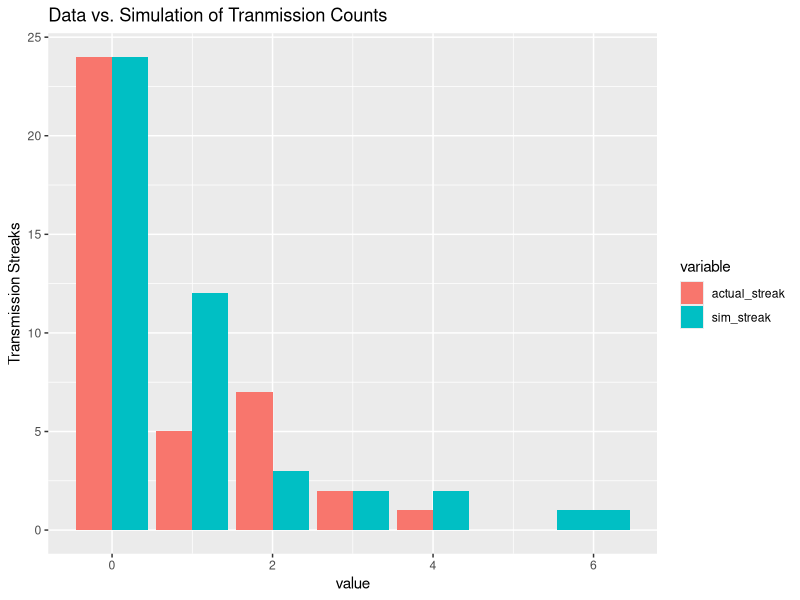
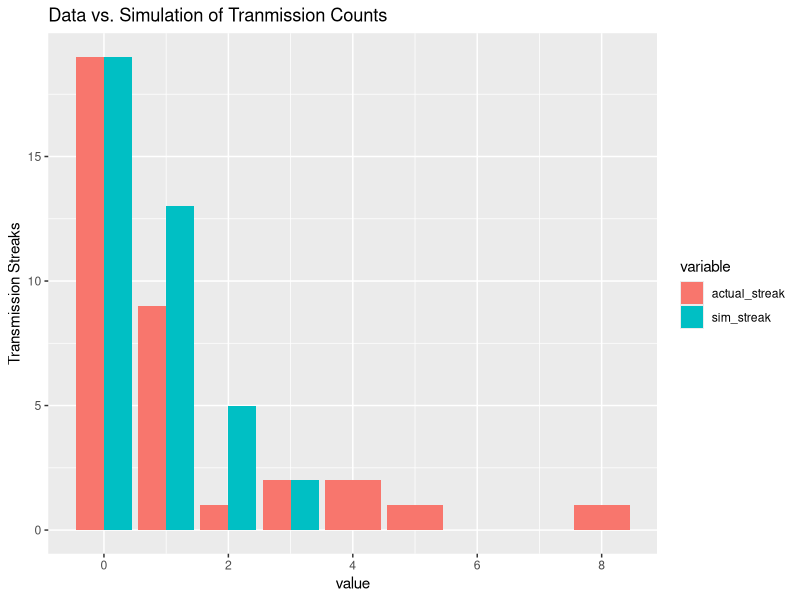
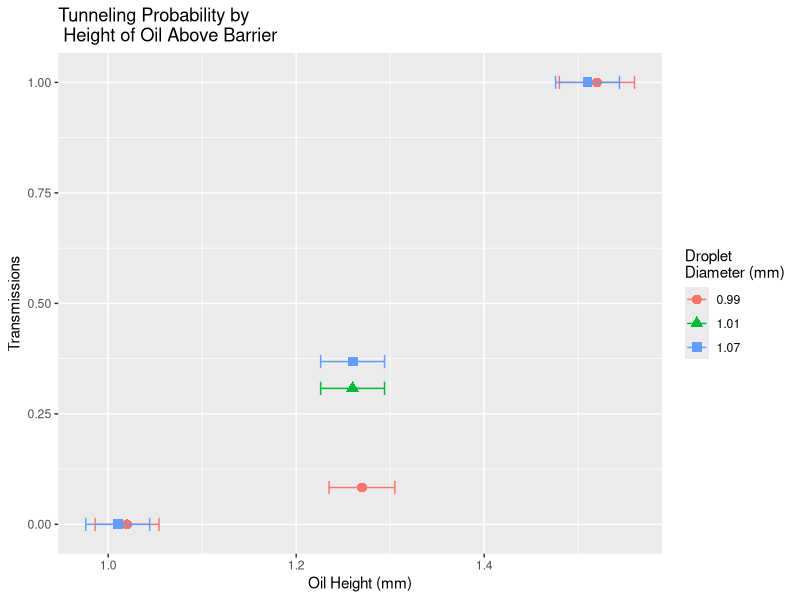
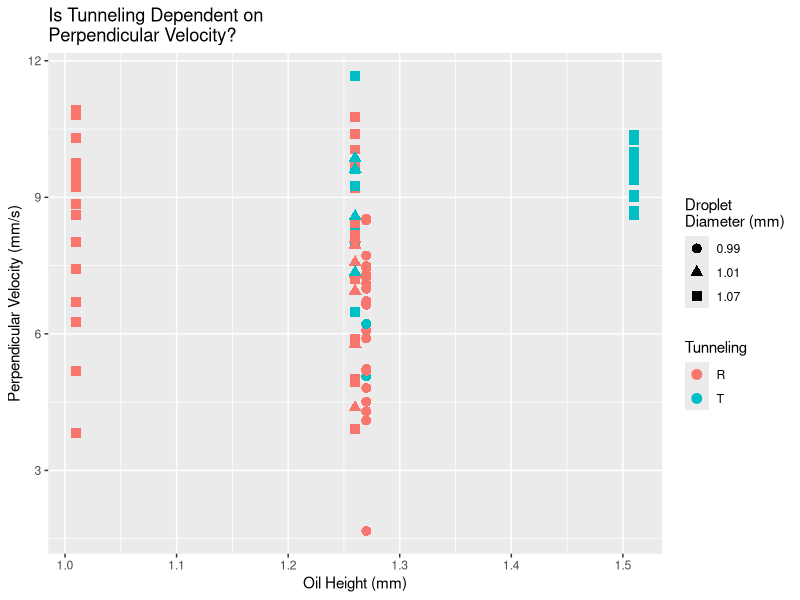
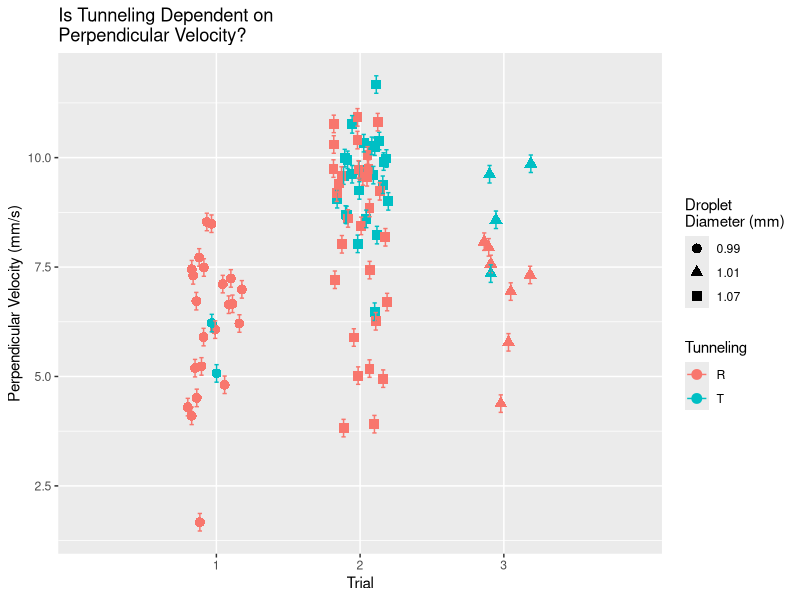
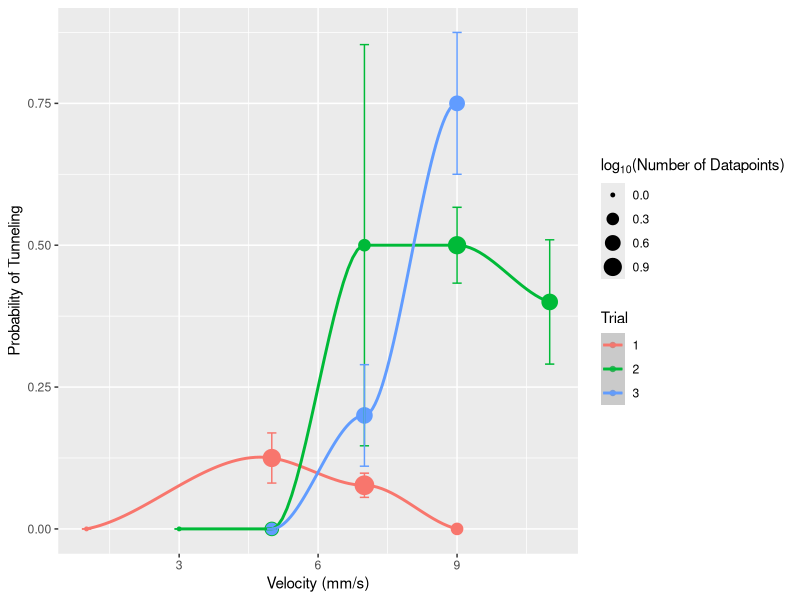
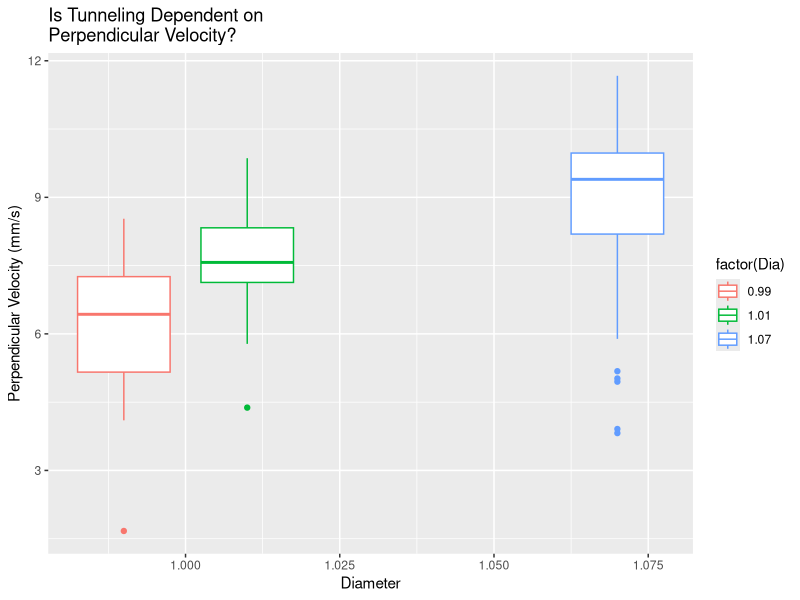

R code for these plots, in order:
## ---- chunk 1
suppressWarnings(library(ggplot2))
library(tidyr)
library(dplyr)
## ---- chunk 2
set.seed(4)

# Import data.
data <- c("R", "T", "T", "T", "R", "T", "T", "R", "T", "R","R","R","R","T", "R","R","R","R","R","T", "R","R","R","T","R","R","R","R","R","R","R","R","T", "T", "T", "T", "R", "R", "R", "T", "T", "R", "T","T", "R", "T", "T","R","T", "T", "R", "R", "T", "T", "R", "T", "R","R","R","R","T", "T", "T", "R", "T", "T", "R")

# Write function to calculate the streak of transmissions.
calc_streak <- function(x){
    diff(which(c(0, as.numeric(x == "T"), 0) == 0)) - 1
}

# Calculate streak of data.
streak <- calc_streak(data)


# Reproduce with a simulation. Calculate streaks of simulation.
T_prob <- 31.0/length(data)
outcomes <- c("T", "R")
sim_data <- sample(outcomes, size = length(data), replace = TRUE, prob = c(T_prob, (1-T_prob)))
sim <- calc_streak(sim_data)


# Format real and simulated data for plots.
st <- data.frame(streak) %>% 
  group_by(streak) %>% 
  summarize(results = n()) %>%
  rename(actual_streak = streak)

su <- data.frame(sim) %>% 
  group_by(sim) %>% 
  summarize(results = n()) %>%
  rename(sim_streak = sim)

all <- full_join(st,su, by= "results")
all[is.na(all)] <- 0
all.long <- gather(all, "variable","value", -results)


# Plot.
ggplot(all.long, aes(value, results, fill=variable)) + 
  geom_bar(stat="identity", position="dodge") +
  ggtitle("Data vs. Simulation of Tranmission Counts") + ylab("Transmission Streaks")
## ---- chunk 3
# Write function to calculate the streak of reflections.
calc_streak <- function(x){
    diff(which(c(0, as.numeric(x == "R"), 0) == 0)) - 1
}

# Calculate streak of data.
streak <- calc_streak(data)


# Calculate streaks of simulation.
sim <- calc_streak(sim_data)


# Format real and simulated data for plots.
st <- data.frame(streak) %>% 
  group_by(streak) %>% 
  summarize(results = n()) %>%
  rename(actual_streak = streak)

su <- data.frame(sim) %>% 
  group_by(sim) %>% 
  summarize(results = n()) %>%
  rename(sim_streak = sim)

all <- full_join(st,su, by= "results")
all[is.na(all)] <- 0
all.long <- gather(all, "variable","value", -results)


# Plot.
ggplot(all.long, aes(value, results, fill=variable)) + 
  geom_bar(stat="identity", position="dodge") +
  ggtitle("Data vs. Simulation of Tranmission Counts") + ylab("Transmission Streaks")
## ---- chunk 4
h <- c(1.52,1.27,1.02,1.51,1.26,1.01,1.26)
h_E <- c(0.04, 0.035, 0.034, 0.034, 0.034,0.034,0.034) 
T <- c(1.0, 2/24, 0.0, 17/17, 7/19, 0/18, 4/13)
barrier <- c(2.75,3.0,3.25,2.75,3.0,3.25,3.0)
trial <- c(1,1,1,2,2,2,3)

D1 <- round(mean(c(0.9876,1.011,1.048,0.9968,0.9789,0.9676,0.9969,0.9969,0.9672)), digits = 2)
D_SE1 <- round(sd(c(0.9876,1.011,1.048,0.9968,0.9789,0.9676,0.9969,0.9969,0.9672))/sqrt(9), digits = 2)

D2 <- round(mean(c(1.042,1.094,1.113,1.011,1.154, 1.030,1.054,1.078)), digits = 2)
D_SE2 <- round(sd(c(1.042,1.094,1.113,1.011,1.154, 1.030,1.054,1.078))/sqrt(9), digits = 2)

D3 <- round(mean(c(1.089,0.9754,1.058,1.001,0.9794,1.030,0.9193,0.9878,1.090)), digits = 2)
D_SE3 <- round(sd(c(1.089,0.9754,1.058,1.001,0.9794,1.030,0.9193,0.9878,1.090))/sqrt(9), digits = 2)

D <- c(D1,D1,D1,D2,D2,D2,D3)
df <- data.frame(trial, barrier, h, h_E, T, D)

  
ggplot(df, aes(h, T, col = factor(D), shape = factor(D))) + 
  geom_point(size = 3) +
  geom_errorbarh(aes(xmin=h-h_E, xmax=h+h_E), height=.03) +
  xlab("Oil Height (mm)") + 
  ylab("Transmissions") +
  ggtitle("Tunneling Probability by\n Height of Oil Above Barrier") +
  guides(colour = guide_legend("Droplet\nDiameter (mm)"), shape = guide_legend("Droplet\nDiameter (mm)"))

?geom_errobar
## ---- chunk 5
trial <- rep(c(1,2,3),times = c(24,54,11))
Dia <- rep(c(D1,D2,D3), times = c(24,54,11))
height <- rep(c(1.27,1.51,1.26,1.01,1.26), times = c(24,17,19,18,11))
bar <- rep(c(2.75,3.0,3.25,2.75,3.0,3.25,3.0), times = c(0,24,0,17,19,18,11))
collision <- c(seq(1,24),seq(1,17),seq(1,19),seq(1,18),seq(1,11))
gamma <- rep(c(264,268,264,252,256), times = c(24,17,19,18,11))
gammaF <- rep(c(270,270,268,256,262), times = c(24,17,19,18,11))
v_perp <- c(1.67,5.90,6.07,6.66,6.21,6.99,8.49,8.53,7.49,7.45,4.10,4.51,6.72,7.24,7.31,7.11,7.72,5.07,5.19,4.30,4.81,5.23,6.22,6.64,9.05,8.60,9.59,9.38,10.33,8.70,9.60,8.69,10.25,9.98,9.72,9.91,9.00,9.99,9.95,10.27,10.38,5.02,5.89,9.20,6.48,8.23,10.40,10.76,9.62,7.21,8.03,9.25,8.44,9.75,10.77,4.95,8.18,10.05,11.67,3.91,9.41,9.59,10.30,8.85,7.43,9.75,6.26,8.61,10.81,9.57,9.55,9.73,10.92,6.70,5.18,9.23,3.82,8.02,7.57,5.78,7.32,9.62,7.95,7.35,4.38,8.58,8.08,6.94,9.86)
tun <- c("R","R","R","R","R","R","R","R","R","R","R","R","R","R","R","R","R","T","R","R","R","R","T","R","T","T","T","T","T","T","T","T","T","T","T","T","T","T","T","T","T","R","R","R","T","T","R","T","T","R","T","T","R","R","R","R","R","R","T","R","R","R","R","R","R","R","R","R","R","R","R","R","R","R","R","R","R","R","R","R","R","T","R","T","R","T","R","R","T")
verr <- rep(0.2,times = (24+54+11))
vdf <- data.frame(trial,collision, Dia, bar, height, v_perp, verr, tun, gamma, gammaF)

vdf <- mutate(vdf, "Memory" = gamma/gammaF)

sd(unique(vdf$Memory))

memory_SE <- sd(unique((vdf$gamma)/vdf$gammaF))/sqrt(length(unique((vdf$gamma)/vdf$gammaF)))
memory_AVG <- mean(unique(vdf$Memory))

ggplot(vdf, aes(x = height, v_perp, col = factor(tun))) + 
  geom_point(size = 3, aes(shape = factor(Dia))) +
  xlab("Oil Height (mm)") +
  ylab("Perpendicular Velocity (mm/s)") +
  ggtitle("Is Tunneling Dependent on\nPerpendicular Velocity?") + 
  guides(colour = guide_legend("Tunneling"), shape = guide_legend("Droplet\nDiameter (mm)"))
  
  

# Assuming about the same height.

#ggplot(vdf, aes(x = Dia, v_perp, col = factor(tun))) + 
#  geom_point(size = 3, aes(shape = factor(tun))) +
#  xlab("Droplet Diameter (mm)") +
#  ylab("Perpendicular Velocity (mm/s)") +
#  ggtitle("Is Tunneling Dependent on\nPerpendicular Velocity?") + 
#  scale_color_discrete("Droplet\nDiameter (mm)") +
#  guides(colour = guide_legend("Tunneling"), shape = guide_legend("Tunneling"))

# Adding jitter

vdf <- mutate(vdf, jitterD = jitter(Dia)) 
vdf <- mutate(vdf, jittert = jitter(trial))

ggplot(vdf, aes(x = jittert, v_perp, col = factor(tun))) + 
  geom_point(size = 3, aes(shape = factor(Dia))) +
  xlab("Trial") +
  ylab("Perpendicular Velocity (mm/s)") +
  ggtitle("Is Tunneling Dependent on\nPerpendicular Velocity?") +
  guides(colour = guide_legend("Tunneling"), shape = guide_legend("Droplet\nDiameter (mm)")) +
  scale_x_discrete(limits = c(1,2,3),labels=c("1","2","3")) +
  coord_cartesian(xlim = c(0.5,3.5)) +
  geom_errorbar(aes(ymin=v_perp-verr, ymax=v_perp+verr), width=0.03) 

# Rounds to nearest 2
roundcust <- function(x){
  ifelse(0 < x & x <= 2, 1,
         ifelse(2<x& x <=4, 3,
                ifelse(4<x& x <=6, 5,
                       ifelse(6<x& x <=8, 7,
                              ifelse(8<x& x <=10, 9,
                                     ifelse(10<x& x <=12, 11,                                           
                                            ifelse(12<x& x <=14, 13,0)
                                            ))))))}

roundcust(12.1)
vgroup <- subset(vdf, bar == 3.00) %>%
  mutate(tun_binary  = ifelse(tun == "R", 0,1)) %>%
  mutate(vbin = roundcust(v_perp)) %>%
  group_by(trial, vbin) %>%
  summarize(prob = mean(tun_binary), num = n(), se = sd(tun_binary)/n())

vgroup[is.na(vgroup)] <- 0
  
ggplot(vgroup, aes(vbin, prob, col = factor(trial))) + 
  geom_point(aes(size = log(num,10))) +
  geom_smooth(method="auto") +
  xlab("Velocity (mm/s)") +
  ylab("Probability of Tunneling") +
  guides( size = guide_legend(expression('log'[10]*'(Number of Datapoints)')), colour = guide_legend("Trial")) +
  #geom_errorbarh(aes(xmin=vbin-1.0, xmax=vbin+1.0), height=0.01) +
  geom_errorbar(aes(ymin = prob-se, ymax = prob+se), width = 0.2)
  
  

#Boxplot
ggplot(vdf, aes(x = Dia, y = v_perp, col = factor(Dia))) + 
  geom_boxplot() +
  xlab("Diameter") +
  ylab("Perpendicular Velocity (mm/s)") +
  ggtitle("Is Tunneling Dependent on\nPerpendicular Velocity?") 
  #guides(colour = guide_legend("Tunneling"), shape = guide_legend("Droplet\nDiameter (mm)")) 
  #scale_x_discrete(limits = c(1,2,3),labels=c("1","2","3")) +
  #coord_cartesian(xlim = c(0.95,1.10)) 

